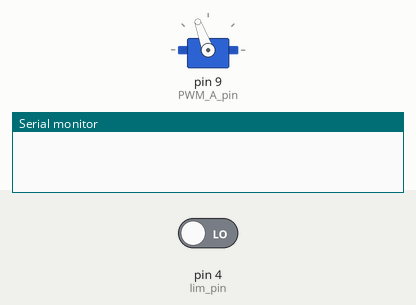
This sketch was run on a simulated Arduino Uno, built with avr-gcc and run on an emulated ATmega328P. Parts: servo, the last lines printed to the serial monitor. Inputs (shaded band) come from the test bench; at power-on: pin 4 (lim_pin) LOW.

Above: at 1.2 s.
1.3 s: pin 4 (lim_pin) driven HIGH
At 1.9 s:
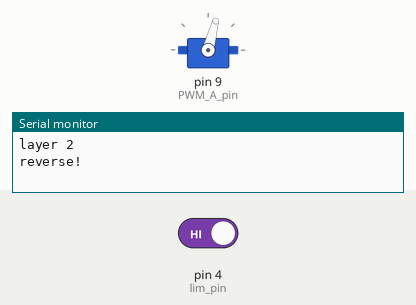
Timing chart, 0 to 4.3 s (numbered marks = the images above; inputs shaded):
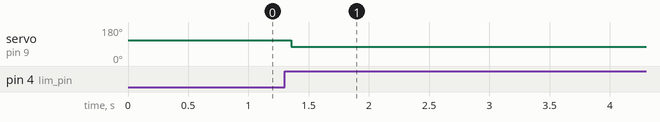

Measured:
- after the input at 1.3 s, servo on pin 9 (PWM_A_pin): 110° → 75° after 0.05 s

The sketch:

window_motor.ino
```cpp
// this script is used to drive a window motor through a
// BD65496MUV Motor controller, and to taggle the direction of the
// motor based off of a toggle switch

#include <Servo.h>

int PWM_A_pin = 9;            // set this to control the speed of the motor
//int PWM_B_pin = 10;           // set this high to go CCW and low to go CW
int dir = 1;                  // to remember the direction we are going in, 1 for CCW, -1 for CW
int num = 110;                // will be changed to be the pulse width command

int lim_pin = 4;              // this will be read to see if the limit switch has been pressed
int f_limSwitch = 0;          // 0 for when no signal, and 1 for when the switch has been pressed
int last_lim_signal = 0;      // we really only wnat to change direction when the button goes from 0 to 1

Servo WM_A;               // for the window motor
Servo WM_B;

// the following variables are unsigned longs because the time, measured in
// milliseconds, will quickly become a bigger number than can be stored in an int.
unsigned long lastDebounceTime = 0;  // the last time the output pin was toggled
unsigned long debounceDelay = 50;    // the debounce time; increase if the output flickers
int buttonState;             // the current reading from the input pin
int lastButtonState = LOW;   // the previous reading from the input pin


void check_limit()
{
  // this will check if the limit switch has been triggered
  // will raise a flag to tell the motor driver to reverse direction
// read the state of the switch into a local variable:
  int reading = digitalRead(lim_pin);

  // If the switch changed, due to noise or pressing:
  if (reading != lastButtonState)
  {
    // reset the debouncing timer
    lastDebounceTime = millis();
  }

  if ((millis() - lastDebounceTime) > debounceDelay)
  {
    // whatever the reading is at, it's been there for longer than the debounce
    // delay, so take it as the actual current state:

    // if the button state has changed:
    if (reading != buttonState)
    {
      Serial.println("layer 2");
      buttonState = reading;

      // only toggle the flag if the new button state is HIGH
      if (buttonState == HIGH)
      {
        f_limSwitch = 1;
//        ledState = !ledState;
      }
      else
      {
        f_limSwitch = 0;
      }
    }
  }
  // save the reading. Next time through the loop, it'll be the lastButtonState:
  lastButtonState = reading;

//  bool val = digitalRead(lim_pin);
//  if (val == HIGH)
//  {
//    // The switch has been pressed
//    f_limSwitch = 1;
//  }
//  else
//  {
//    f_limSwitch = 0;
//  }
}

void drive_motor()
{
  // this drives the motor, and will toggle direction based on a limit_switch

  // Read the limit_switch
  check_limit();

  // based off of the limit switch
  if (last_lim_signal == 0 and f_limSwitch == 1)          // notice the rising edge
  {
    Serial.println("reverse!");
    if (dir == 1)                                         // we are currently going CCW, swap dir
    {
      num = 75;                                      // write out low to go CW
      dir = -1;
    }
    else                                            // we are currently going CW, swap dir.
    {
      num = 110;                                      // write out high to go CCW
      dir = 1;
    }
  }
  WM_A.write(num);                                    // this should always be on unless we want to brake
  last_lim_signal = f_limSwitch;                      // save the received flag value as the last flag value for next round
}


void setup()
{
  Serial.begin(9600);
  while(!Serial){};

  TCCR1B = TCCR1B & 0b11111000 | 0x04; // PWM Freq. at 122Hz
  pinMode(lim_pin,INPUT);
  WM_A.attach(PWM_A_pin);
//  WM_B.attach(PWM_B_pin);
  WM_A.write(90);                   // set motors to mid-point
//  WM_B.write(90);

}

void loop()
{
  drive_motor();
  delay(5);
}
```
